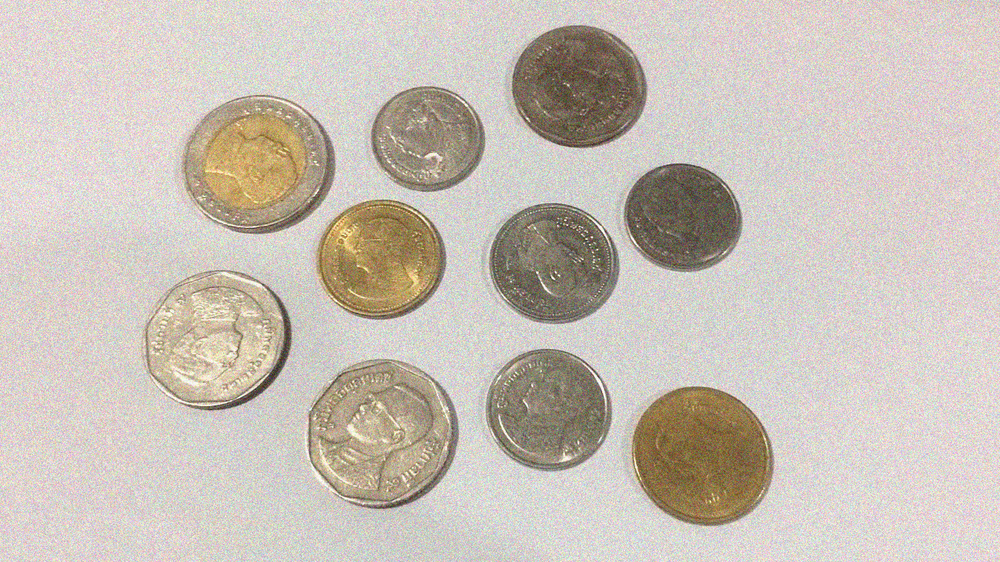
#> input picture 8_Python_&_OpenCV_Image_Processing/39.png, 1000 x 562 px, shrunk from 1366 x 768 before the run, found by its file name
$ python 40_OpenCV.py
#> lines starting #> are read from the running program, lines starting #| are printed output that depends on the picture; after the words box and inside, x2 and y2 are one past the last pixel; in counts of white or black regions, pixels touching at a corner belong together
import cv2
import matplotlib.pyplot as plt
import numpy as np

img = cv2.imread("Python/8_Python_&_OpenCV_Image_Processing/39.png",0)
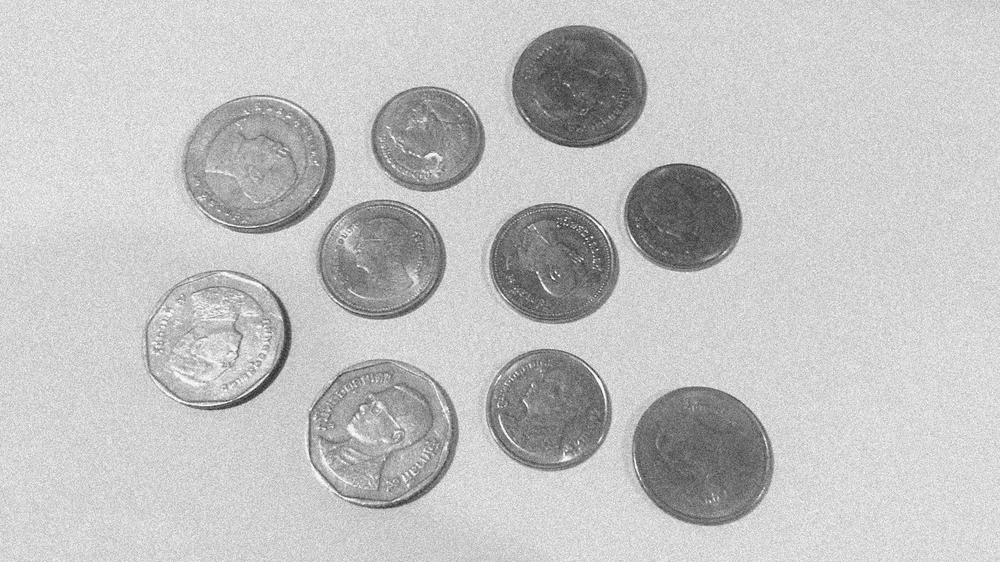
#> img: shape (562, 1000); min 37, max 255, mean 194

#thresh ค่าจุดแบ่ง                      #170 ค่าจุดแบ่ง 255ค่า Max
#THRESH_BINARY_INV ถ้าค่าสูงกว่าค่าจุดแบ่งจะเปลี่ยนเป็น 0 ที่เหลือเป็น 255 #33
thresh , result = cv2.threshold(img,170,255,cv2.THRESH_BINARY_INV)
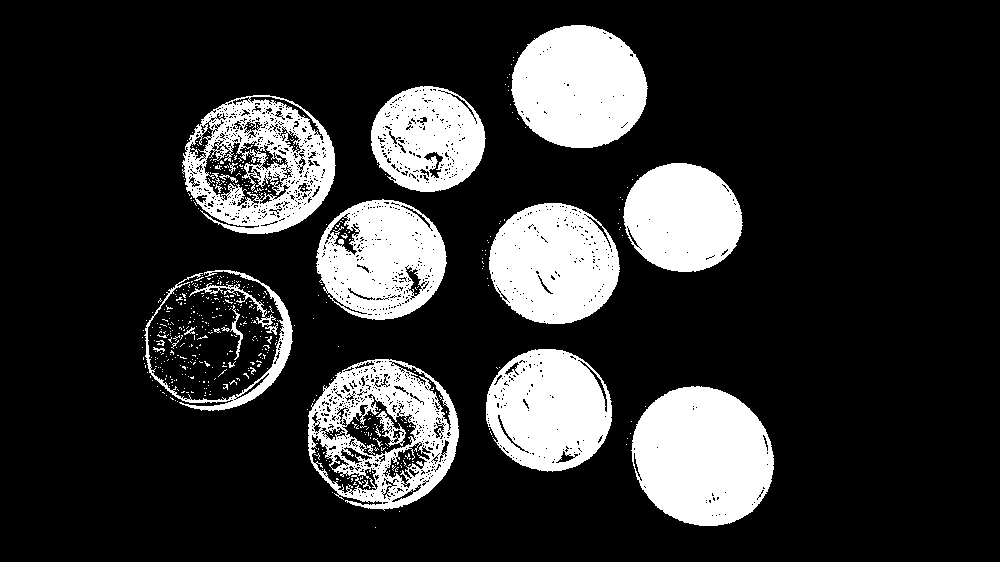
#> result: shape (562, 1000); 19.4% white; 563 white regions (536 under 20 px), largest, box (x1, y1, x2, y2) and area: (631, 386, 774, 526) 15435, (511, 25, 648, 148) 13053, (489, 203, 620, 324) 12009

#สร้างเลข 1 2*2
kernel = np.ones((2,2),np.uint8)

#39
#การขยายภาพ
dilation = cv2.dilate(result,kernel,iterations=5) #iterations ทำซ้ำหรือกรอง(ยิ่งมากลายลายละเอียดยิ่งใหญ่)
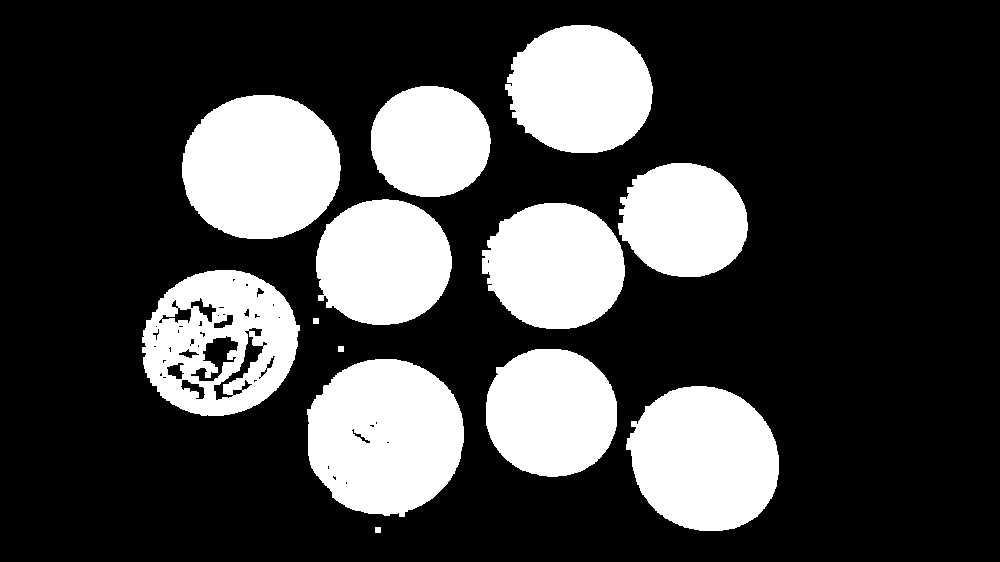
#> dilation: shape (562, 1000); 26.3% white; 13 white regions, largest, box (x1, y1, x2, y2) and area: (307, 359, 464, 517) 19345, (182, 95, 341, 239) 18136, (626, 386, 779, 531) 17143

titles = ["ORIGINAL","THRESH","DILATION"]
images = [img,result,dilation]

for i in range(len(images)):
    plt.subplot(1,3,i+1)
    plt.imshow(images[i],cmap="gray")
    plt.title(titles[i])
    plt.xticks([])
    plt.yticks([])
#> this loop made 3 passes

plt.show()
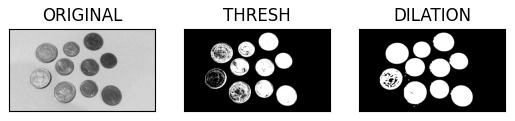
#> figure drawn by matplotlib, 3 panels

$ run again, with 8_Python_&_OpenCV_Image_Processing/18.png copied over 8_Python_&_OpenCV_Image_Processing/39.png
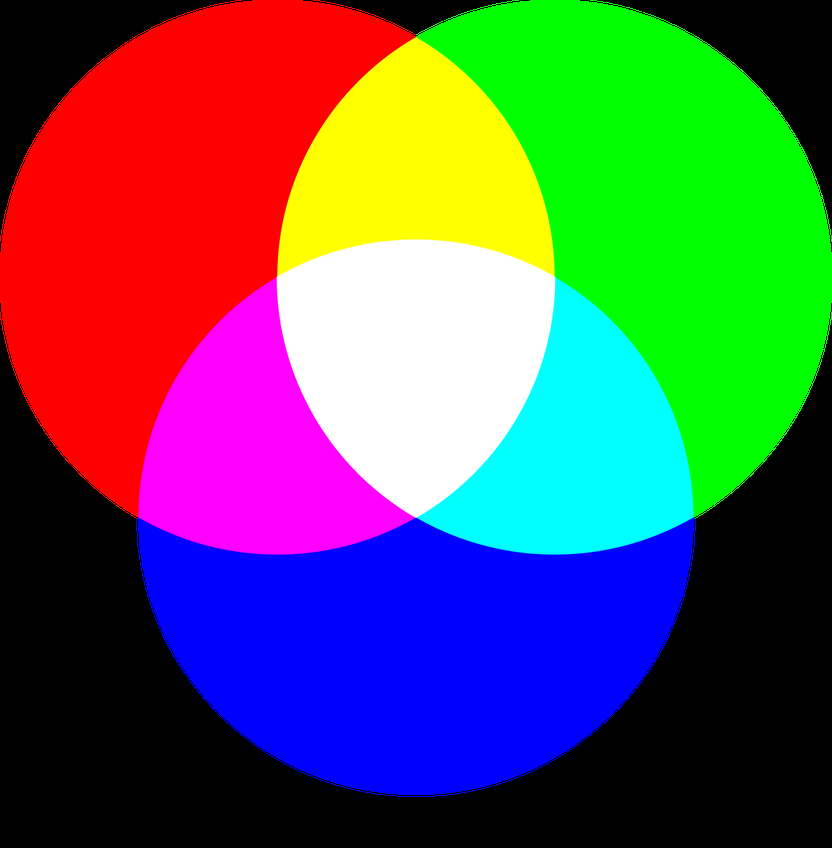
#> input picture 8_Python_&_OpenCV_Image_Processing/18.png, 832 x 848 px, shrunk from 2009 x 2048 before the run, found by its file name
#> `thresh , result = cv2.threshold(img,170,255,cv2.THRESH_BINARY_INV)`:
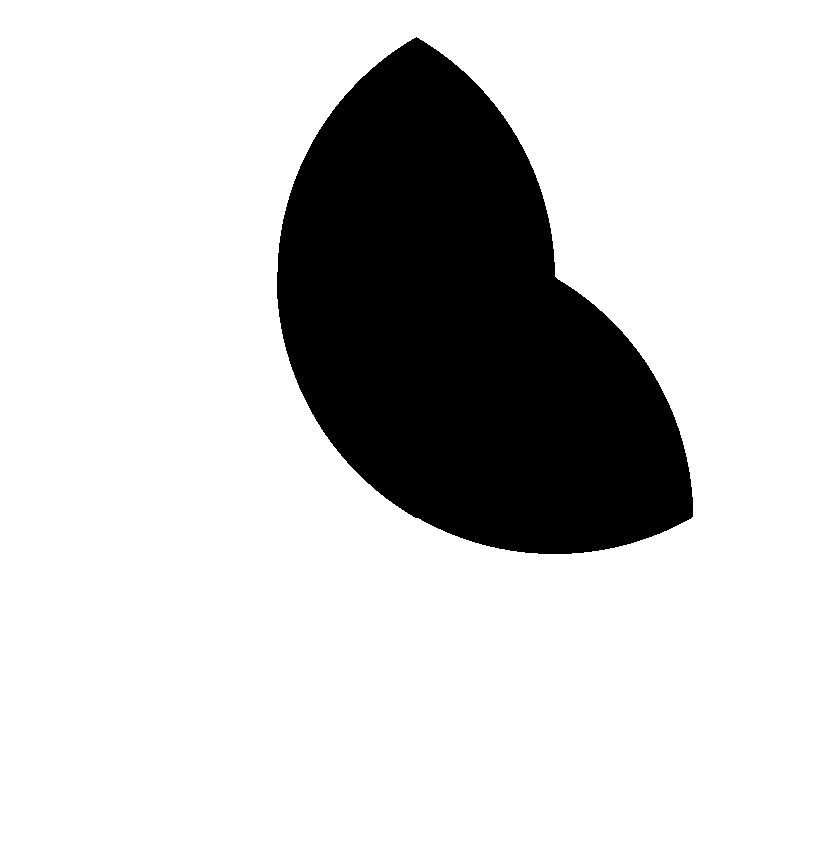
#> result: shape (848, 832); 80.9% white; 1 black region, box (x1, y1, x2, y2) and area: (277, 37, 693, 554) 134779
#> dilation: shape (848, 832); 81.6% white; 1 black region, box (x1, y1, x2, y2) and area: (282, 44, 693, 554) 130143
#> the loop `for i in range(len(images)):` made 3 passes
#> `plt.show()`:
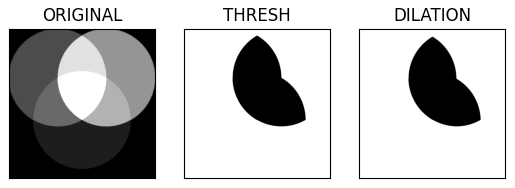
#> figure drawn by matplotlib, 3 panels

$ run again, with 8_Python_&_OpenCV_Image_Processing/32.png copied over 8_Python_&_OpenCV_Image_Processing/39.png
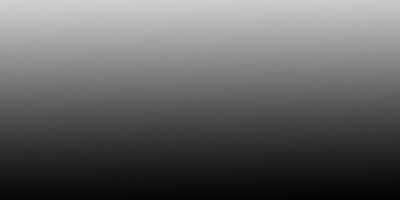
#> input picture 8_Python_&_OpenCV_Image_Processing/32.png, 400 x 200 px, found by its file name
#> `thresh , result = cv2.threshold(img,170,255,cv2.THRESH_BINARY_INV)`:
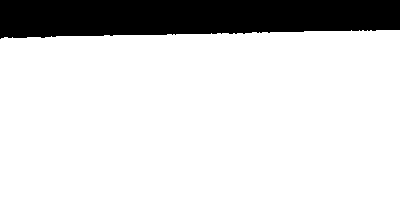
#> result: shape (200, 400); 83.1% white; 1 black region, box (x1, y1, x2, y2) and area: (0, 0, 400, 39) 13514
#> dilation: shape (200, 400); 83.2% white; 1 black region, box (x1, y1, x2, y2) and area: (0, 0, 400, 39) 13456
#> the loop `for i in range(len(images)):` made 3 passes
#> `plt.show()`:
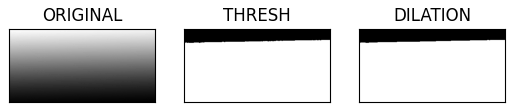
#> figure drawn by matplotlib, 3 panels
